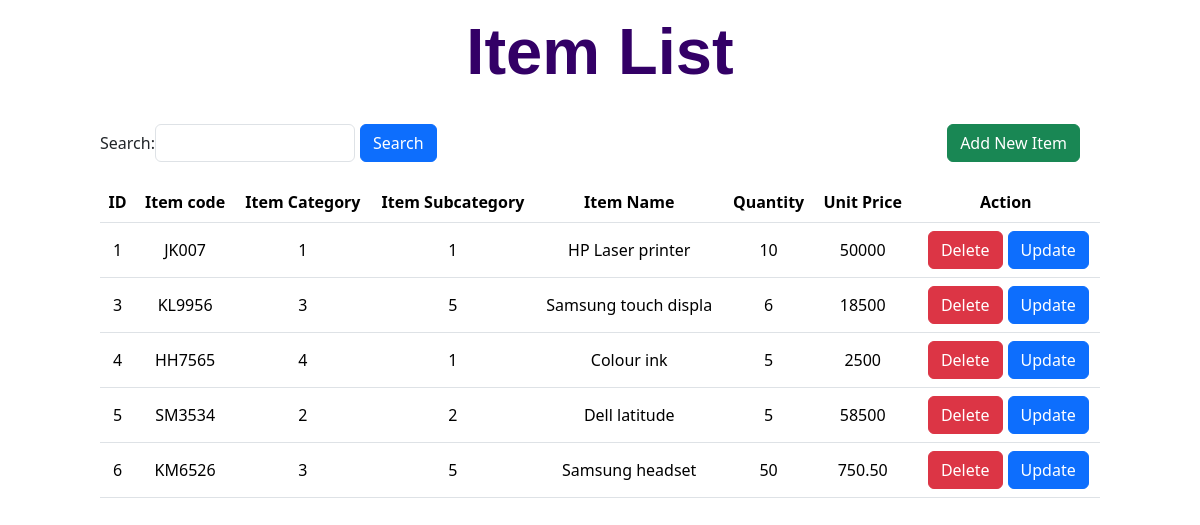
/item.php, run on the app's committed database.
### tables this page shows
CREATE TABLE `item` (
  `id` int(11) NOT NULL,
  `item_code` varchar(20) NOT NULL,
  `item_category` varchar(20) NOT NULL,
  `item_subcategory` varchar(20) NOT NULL,
  `item_name` varchar(20) NOT NULL,
  `quantity` varchar(20) NOT NULL,
  `unit_price` varchar(20) NOT NULL
);

### item.php (the view, shortened to what this page needs)
<?php
require_once "db_config.php";
$items = 'select * from item';
$searchTerm = '';
$result = $conn->query($items);
?>
<!DOCTYPE html>
<html lang="en">
<head>
    <link href="https://cdn.jsdelivr.net/npm/bootstrap@5.3.1/dist/css/bootstrap.min.css" rel="stylesheet"
>
    <link rel="stylesheet" href="css/style.css">
</head>
<body>
    <div class="ListView" style="max-width: 1000px">
        <h1>Item List</h1>
        <div class="TableHeaderLine">
            <form method="post">
                <label for="searchTerm">Search:</label>
                <input class="form-control" type="text" name="searchTerm" id="searchTerm"
                    value="<?php echo $searchTerm; ?>">
                <button type="submit" name="search" class="btn btn-primary">Search</button>
            </form>
            <a href="additem.php" class="btn btn-success">Add New Item</a>
        </div>
        <table class="table">
            <thead>
                <tr>
                    <th scope="col">ID</th>
                    <th scope="col">Item code</th>
                    <th scope="col">Item Category</th>
                    <th scope="col">Item Subcategory</th>
                    <th scope="col">Item Name</th>
                    <th scope="col">Quantity</th>
                    <th scope="col">Unit Price</th>
                    <th scope="col">Action</th>
                </tr>
            </thead>
            <tbody>
                <?php
            if ($result->num_rows > 0) {
                while ($row = $result->fetch_assoc()) {
                    $item_id = $row["id"];
                    echo "<tr>";
                    echo "<td>" . $row["id"] . "</td>";
                    echo "<td>" . $row["item_code"] . "</td>";
                    echo "<td>" . $row["item_category"] . "</td>";
                    echo "<td>" . $row["item_subcategory"] . "</td>";
                    echo "<td>" . $row["item_name"] . "</td>";
                    echo "<td>" . $row["quantity"] . "</td>";
                    echo "<td>" . $row["unit_price"] . "</td>";
                    echo "<td>";
                    echo "<form method='post' style='display: inline-block;'>";
                    echo "<button type='submit' name='deleteItem' class='btn btn-danger' onclick=\"return confirm('Are you sure you want to delete this item?');\">Delete</button>";
                    echo "</form>";
                    echo "<a href='edititem.php?id=" . $item_id . "' class='btn btn-primary'>Update</a>";
                    echo "</td>";
                    echo "</tr>";
                }
            } else {
                echo "<tr><td colspan='8'>No items found</td></tr>";
            }
            ?>
            </tbody>
        </table>
    </div>
</body>
</html>

### css/style.css (style rules this page uses)
:root { --font-base: "poppins", sans-serif; --c-primary: #330066; }
body { background-image: url("/ERP_System/img/bg.jpg"); background-size: cover; }
h1 { font-family: var(--font-base); text-align: center; font-size: 65px; line-height: 1.6; font-weight: 600; color: var(--c-primary); }
.ListView { margin: 0 auto; }
.TableHeaderLine { display: flex; align-items: center; justify-content: space-between; margin-bottom: 20px; margin-right: 20px; margin-top: 20px; }
.btn { margin-left: 5px; }
.table th { text-align: center; }
.table td { vertical-align: middle; text-align: center; }
#searchTerm { width: 200px; }
form { display: flex; align-items: center; }

### data on the page
item: id "1", item_code "JK007", item_category "1", item_subcategory "1", item_name "HP Laser printer", quantity "10", unit_price "50000"
item: id "3", item_code "KL9956", item_category "3", item_subcategory "5", item_name "Samsung touch displa", quantity "6", unit_price "18500"
item: id "4", item_code "HH7565", item_category "4", item_subcategory "1", item_name "Colour ink", quantity "5", unit_price "2500"
item: id "5", item_code "SM3534", item_category "2", item_subcategory "2", item_name "Dell latitude", quantity "5", unit_price "58500"
item: id "6", item_code "KM6526", item_category "3", item_subcategory "5", item_name "Samsung headset", quantity "50", unit_price "750.50"
